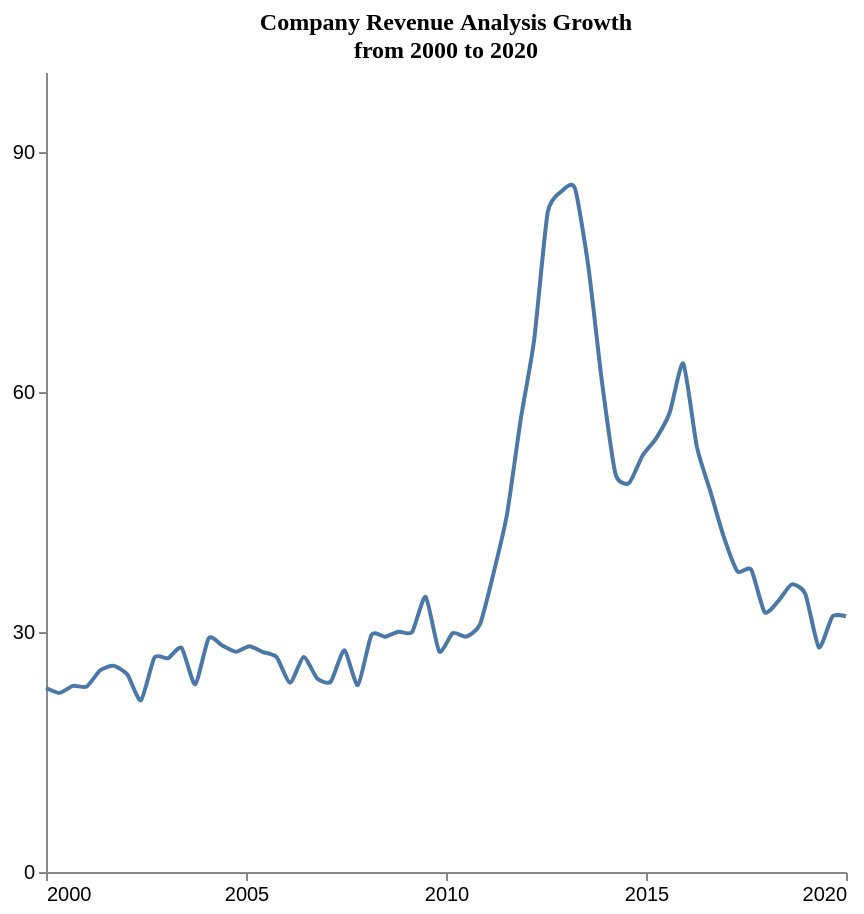

Specify this chart in Vega-Lite:
### Vega-Lite specification from a JSON file in a GitHub repository (floating-point values rounded to 4 significant figures)
{"$schema": "https://vega.github.io/schema/vega-lite/v5.json", "description": "Pattern: irregular", "data": {"values": [{"X": 2000.0, "Y": 23.0}, {"X": 2000.0, "Y": 22.39}, {"X": 2001.0, "Y": 23.26}, {"X": 2001.0, "Y": 23.18}, {"X": 2001.0, "Y": 25.22}, {"X": 2002.0, "Y": 25.77}, {"X": 2002.0, "Y": 24.68}, {"X": 2002.0, "Y": 21.47}, {"X": 2003.0, "Y": 26.81}, {"X": 2003.0, "Y": 26.72}, {"X": 2003.0, "Y": 28.02}, {"X": 2004.0, "Y": 23.47}, {"X": 2004.0, "Y": 29.24}, {"X": 2004.0, "Y": 28.31}, {"X": 2005.0, "Y": 27.53}, {"X": 2005.0, "Y": 28.21}, {"X": 2005.0, "Y": 27.49}, {"X": 2006.0, "Y": 26.87}, {"X": 2006.0, "Y": 23.66}, {"X": 2006.0, "Y": 26.87}, {"X": 2007.0, "Y": 24.2}, {"X": 2007.0, "Y": 23.78}, {"X": 2007.0, "Y": 27.72}, {"X": 2008.0, "Y": 23.36}, {"X": 2008.0, "Y": 29.63}, {"X": 2008.0, "Y": 29.42}, {"X": 2009.0, "Y": 30.04}, {"X": 2009.0, "Y": 29.99}, {"X": 2009.0, "Y": 34.4}, {"X": 2010.0, "Y": 27.58}, {"X": 2010.0, "Y": 29.86}, {"X": 2011.0, "Y": 29.41}, {"X": 2011.0, "Y": 30.94}, {"X": 2011.0, "Y": 37.31}, {"X": 2012.0, "Y": 44.72}, {"X": 2012.0, "Y": 56.46}, {"X": 2012.0, "Y": 66.5}, {"X": 2013.0, "Y": 82.45}, {"X": 2013.0, "Y": 85.05}, {"X": 2013.0, "Y": 85.52}, {"X": 2014.0, "Y": 75.65}, {"X": 2014.0, "Y": 61.31}, {"X": 2014.0, "Y": 49.77}, {"X": 2015.0, "Y": 48.63}, {"X": 2015.0, "Y": 52.06}, {"X": 2015.0, "Y": 54.21}, {"X": 2016.0, "Y": 57.43}, {"X": 2016.0, "Y": 63.56}, {"X": 2016.0, "Y": 53.16}, {"X": 2017.0, "Y": 47.55}, {"X": 2017.0, "Y": 41.83}, {"X": 2017.0, "Y": 37.57}, {"X": 2018.0, "Y": 37.82}, {"X": 2018.0, "Y": 32.47}, {"X": 2018.0, "Y": 33.86}, {"X": 2019.0, "Y": 35.95}, {"X": 2019.0, "Y": 34.76}, {"X": 2019.0, "Y": 28.07}, {"X": 2020.0, "Y": 31.93}, {"X": 2020.0, "Y": 31.96}]}, "mark": {"type": "line", "interpolate": "cardinal", "tension": 0.4}, "encoding": {"x": {"field": "X", "type": "quantitative", "title": "", "axis": {"grid": false, "format": "d", "values": [2000, 2005, 2010, 2015, 2020], "tickSize": 4}, "scale": {"domain": [2000, 2020]}}, "y": {"field": "Y", "type": "quantitative", "title": "", "axis": {"grid": false, "format": "d", "values": [0, 30, 60, 90], "tickSize": 4, "tickOpacity": 1}, "scale": {"domain": [0, 100]}}}, "title": {"text": "Company Revenue Analysis Growth^ from 2000 to 2020", "anchor": "middle", "font": "Tahoma", "fontSize": 12}, "config": {"lineBreak": "^", "view": {"stroke": null}}, "height": 400, "width": 400, "autosize": "pad"}
